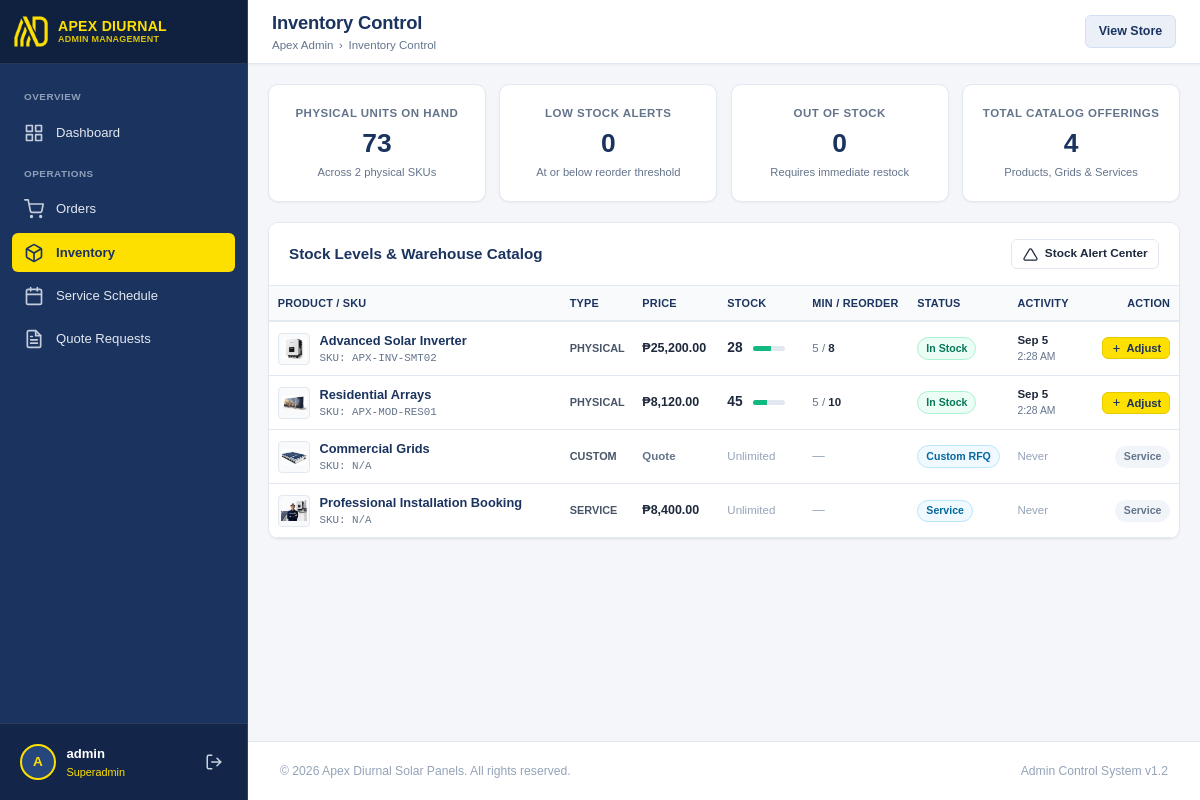
/admin/inventory/index.php (signed in), run on the app's committed database.
### tables this page shows
CREATE TABLE IF NOT EXISTS inventory (
    id INT AUTO_INCREMENT PRIMARY KEY,
    product_id VARCHAR(50) NOT NULL UNIQUE,
    sku VARCHAR(50) NOT NULL UNIQUE,
    current_stock INT NOT NULL DEFAULT 0,
    min_stock_level INT NOT NULL DEFAULT 5,
    max_stock_level INT NOT NULL DEFAULT 100,
    reorder_point INT NOT NULL DEFAULT 10,
    last_updated TIMESTAMP DEFAULT CURRENT_TIMESTAMP ON UPDATE CURRENT_TIMESTAMP,
    FOREIGN KEY (product_id) REFERENCES products(id) ON DELETE CASCADE
);

CREATE TABLE IF NOT EXISTS products (
    id VARCHAR(50) PRIMARY KEY,
    name VARCHAR(255) NOT NULL,
    type ENUM('physical', 'service', 'custom') NOT NULL DEFAULT 'physical',
    base_price DECIMAL(10,2) NOT NULL DEFAULT 0.00,
    description TEXT,
    image VARCHAR(255),
    is_active TINYINT(1) NOT NULL DEFAULT 1,
    created_at TIMESTAMP DEFAULT CURRENT_TIMESTAMP
);

### admin/inventory/sync.php (called while the page is built, shortened)
<?php
function getInventoryItems(): array {
    $db = getConnection();
    $sql = "
        SELECT
            p.id AS product_id,
            p.name AS product_name,
            p.type AS product_type,
            p.base_price,
            p.image,
            COALESCE(i.id, 0) AS inventory_id,
            COALESCE(i.sku, 'N/A') AS sku,
            COALESCE(i.current_stock, 0) AS current_stock,
            COALESCE(i.min_stock_level, 5) AS min_stock_level,
            COALESCE(i.max_stock_level, 100) AS max_stock_level,
            COALESCE(i.reorder_point, 10) AS reorder_point,
            i.last_updated
        FROM products p
        LEFT JOIN inventory i ON p.id = i.product_id
        ORDER BY (p.type = 'physical') DESC, p.name ASC
    ";
    return $db->query($sql)->fetchAll(PDO::FETCH_ASSOC);
}

### admin/inventory/index.php (the view, shortened to what this page needs)
<?php
require_once __DIR__ . '/sync.php';
$items = getInventoryItems();
$totalPhysicalUnits = 0;
$lowStockCount = 0;
$outOfStockCount = 0;
$physicalItemCount = 0;
foreach ($items as $it) {
    if ($it['product_type'] === 'physical') {
        $physicalItemCount++;
        $stock = (int)$it['current_stock'];
        $totalPhysicalUnits += $stock;
    }
}
$extra_head = '<link rel="stylesheet" href="inventory.css">';
include __DIR__ . '/../includes/header.php';
?>
<div class="metrics-grid">
  <div class="metric-card">
    <div class="metric-details">
      <h3>Physical Units on Hand</h3>
      <div class="metric-value"><?php echo number_format($totalPhysicalUnits); ?></div>
      <div class="metric-subtext">Across <?php echo $physicalItemCount; ?> physical SKUs</div>
    </div>
  </div>
  <div class="metric-card">
    <div class="metric-details">
      <h3>Low Stock Alerts</h3>
      <div class="metric-value" style="<?php echo $lowStockCount > 0 ? 'color: #ea580c;' : ''; ?>">
        <?php echo $lowStockCount; ?>
      </div>
      <div class="metric-subtext">At or below reorder threshold</div>
    </div>
  </div>
  <div class="metric-card">
    <div class="metric-details">
      <h3>Out of Stock</h3>
      <div class="metric-value" style="<?php echo $outOfStockCount > 0 ? 'color: #dc2626;' : ''; ?>">
        <?php echo $outOfStockCount; ?>
      </div>
      <div class="metric-subtext">Requires immediate restock</div>
    </div>
  </div>
  <div class="metric-card">
    <div class="metric-details">
      <h3>Total Catalog Offerings</h3>
      <div class="metric-value"><?php echo count($items); ?></div>
      <div class="metric-subtext">Products, Grids & Services</div>
    </div>
  </div>
</div>
<div class="card">
  <div class="card-header">
    <div class="card-title">
      <span>Stock Levels & Warehouse Catalog</span>
    </div>
    <div style="display: flex; gap: 0.5rem;">
      <a href="alerts.php" class="btn btn-secondary btn-sm">
        <svg width="15" height="15" viewBox="0 0 24 24" fill="none" stroke="currentColor" stroke-width="2"><path d="M10.29 3.86L1.82 18a2 2 0 0 0 1.71 3h16.94a2 2 0 0 0 1.71-3L13.71 3.86a2 2 0 0 0-3.42 0z"></path></svg>
        <span>Stock Alert Center</span>
      </a>
    </div>
  </div>
  <div class="table-responsive">
    <table class="admin-table">
      <thead>
        <tr>
          <th>Product / SKU</th>
          <th style="width: 70px;">Type</th>
          <th style="width: 85px;">Price</th>
          <th style="width: 85px;">Stock</th>
          <th style="width: 105px;">Min / Reorder</th>
          <th style="width: 80px;">Status</th>
          <th style="width: 85px;">Activity</th>
          <th style="text-align: right; width: 85px;">Action</th>
        </tr>
      </thead>
      <tbody>
        <?php foreach ($items as $item):
          $isPhysical = ($item['product_type'] === 'physical');
          $stock = (int)$item['current_stock'];
          $max = max(1, (int)$item['max_stock_level']);
          $reorder = (int)$item['reorder_point'];
          $pct = min(100, round(($stock / $max) * 100));
          if (!$isPhysical) {
              $badgeClass = 'badge-processing';
              $badgeText = ($item['product_type'] === 'service') ? 'Service' : 'Custom RFQ';
          } elseif ($stock === 0) {
              $badgeClass = 'badge-outofstock';
              $badgeText = 'Out of Stock';
          } elseif ($stock <= $reorder) {
              $badgeClass = 'badge-lowstock';
              $badgeText = 'Low Stock';
          } else {
              $badgeClass = 'badge-instock';
              $badgeText = 'In Stock';
          }
        ?>
        <tr>
          <td>
            <div style="display: flex; align-items: center; gap: 0.6rem;">
              <?php if (!empty($item['image'])): ?>
                <img src="<?php echo $admin_base . '../' . htmlspecialchars($item['image']); ?>" alt="" style="width: 32px; height: 32px; object-fit: contain; background: #f8fafc; border-radius: 4px; border: 1px solid #e2e8f0; padding: 2px; flex-shrink: 0;">
              <?php else: ?>
                <div style="width: 32px; height: 32px; background: #e2e8f0; border-radius: 4px; display: flex; align-items: center; justify-content: center; font-size: 0.68rem; color: #64748b; flex-shrink: 0;">N/A</div>
              <?php endif; ?>
              <div style="min-width: 0;">
                <div style="font-weight: 700; color: var(--navy-primary); font-size: 0.8rem; white-space: nowrap; overflow: hidden; text-overflow: ellipsis; max-width: 220px;" title="<?php echo htmlspecialchars($item['product_name']); ?>">
                  <?php echo htmlspecialchars($item['product_name']); ?>
                </div>
                <div style="font-size: 0.68rem; color: var(--text-muted); font-family: monospace; white-space: nowrap;">SKU: <?php echo htmlspecialchars($item['sku']); ?></div>
              </div>
            </div>
          </td>
          <td>
            <span style="font-size: 0.68rem; text-transform: uppercase; font-weight: 700; color: #475569; white-space: nowrap;">
              <?php echo htmlspecialchars($item['product_type']); ?>
            </span>
          </td>
          <td style="font-weight: 600; white-space: nowrap;">
            <?php echo ($item['base_price'] > 0) ? '&#8369;' . number_format($item['base_price'], 2) : '<span style="color:var(--text-muted); font-size:0.72rem;">Quote</span>'; ?>
          </td>
          <td>
            <?php if ($isPhysical): ?>
              <div style="display: flex; align-items: center; gap: 0.35rem; white-space: nowrap;">
                <span style="font-weight: 700; font-size: 0.86rem; min-width: 20px;"><?php echo $stock; ?></span>
                <div style="width: 32px; height: 5px; background: #e2e8f0; border-radius: 9999px; overflow: hidden; flex-shrink: 0;" title="<?php echo $stock . ' / ' . $max . ' units (' . $pct . '%)'; ?>">
                  <div style="height: 100%; width: <?php echo $pct; ?>%; background: <?php echo ($stock <= $reorder) ? '#f59e0b' : '#10b981'; ?>;"></div>
                </div>
              </div>
            <?php else: ?>
              <span style="color: #94a3b8; font-size: 0.72rem; white-space: nowrap;">Unlimited</span>
            <?php endif; ?>
          </td>
          <td>
            <?php if ($isPhysical): ?>
              <div style="font-size: 0.72rem; white-space: nowrap; color: var(--text-muted);">
                <span><?php echo $item['min_stock_level']; ?></span> / <strong style="color:var(--text-main);"><?php echo $item['reorder_point']; ?></strong>
              </div>
            <?php else: ?>
              <span style="color: #94a3b8;">&mdash;</span>
            <?php endif; ?>
          </td>
          <td>
            <span class="badge <?php echo $badgeClass; ?>" style="font-size: 0.66rem; padding: 0.15rem 0.5rem;">
              <?php echo $badgeText; ?>
            </span>
          </td>
          <td>
            <?php if (!empty($item['last_updated'])): ?>
              <div style="font-size: 0.72rem; font-weight: 600; color: var(--text-main); white-space: nowrap;">
                <?php echo date('M j', strtotime($item['last_updated'])); ?>
              </div>
              <div style="font-size: 0.65rem; color: var(--text-muted); white-space: nowrap;">
                <?php echo date('g:i A', strtotime($item['last_updated'])); ?>
              </div>
            <?php else: ?>
              <span style="color: #94a3b8; font-size: 0.72rem;">Never</span>
            <?php endif; ?>
          </td>
          <td style="text-align: right; width: 85px; white-space: nowrap;">
            <?php if ($isPhysical): ?>
              <button
                type="button"
                class="btn btn-primary btn-sm"
                style="padding: 0.25rem 0.5rem; font-size: 0.7rem; gap: 0.25rem;"
                onclick="openStockModal('<?php echo htmlspecialchars($item['product_id']); ?>', '<?php echo htmlspecialchars(addslashes($item['product_name'])); ?>', <?php echo $stock; ?>)">
                <svg width="11" height="11" viewBox="0 0 24 24" fill="none" stroke="currentColor" stroke-width="2.5"><path d="M12 5v14M5 12h14"/></svg>
                <span>Adjust</span>
              </button>
            <?php else: ?>
              <span class="badge" style="background: #f1f5f9; color: #64748b; font-size: 0.66rem; font-weight: 600;">Service</span>
            <?php endif; ?>
          </td>
        </tr>
        <?php endforeach; ?>
      </tbody>
    </table>
  </div>
</div>
<?php include __DIR__ . '/../includes/footer.php'; ?>

### data on the page
inventory: product.image (picture), product.name "Advanced Solar Inverter", sku "APX-INV-SMT02", product.type "PHYSICAL", product.base_price "25,200.00", stock "28", $pct 56 (drawn), min_stock_level "5", reorder_point "8", badgeText "In Stock", last_updated "Sep 5", last_updated "2:28 AM"
inventory: product.image (picture), product.name "Residential Arrays", sku "APX-MOD-RES01", product.type "PHYSICAL", product.base_price "8,120.00", stock "45", min_stock_level "5", reorder_point "10", badgeText "In Stock", last_updated "Sep 5", last_updated "2:28 AM"
products: image (picture), name "Commercial Grids", sku "N/A", type "CUSTOM", base_price "Quote", shows "Unlimited", type "Custom RFQ", shows "Never", shows "Service"
products: image (picture), name "Professional Installation Booking", sku "N/A", type "SERVICE", base_price "8,400.00", shows "Unlimited", type "Service", shows "Never"

### other printed values
substr($adminUser['username'] ?? 'A', 0, 1) "A"
$adminUser['username'] "admin"
$adminUser['role'] "Superadmin"
$page_title "Inventory Control"
$totalPhysicalUnits "73"
$physicalItemCount "2"
$lowStockCount "0"
$outOfStockCount "0"
count($items) "4"
